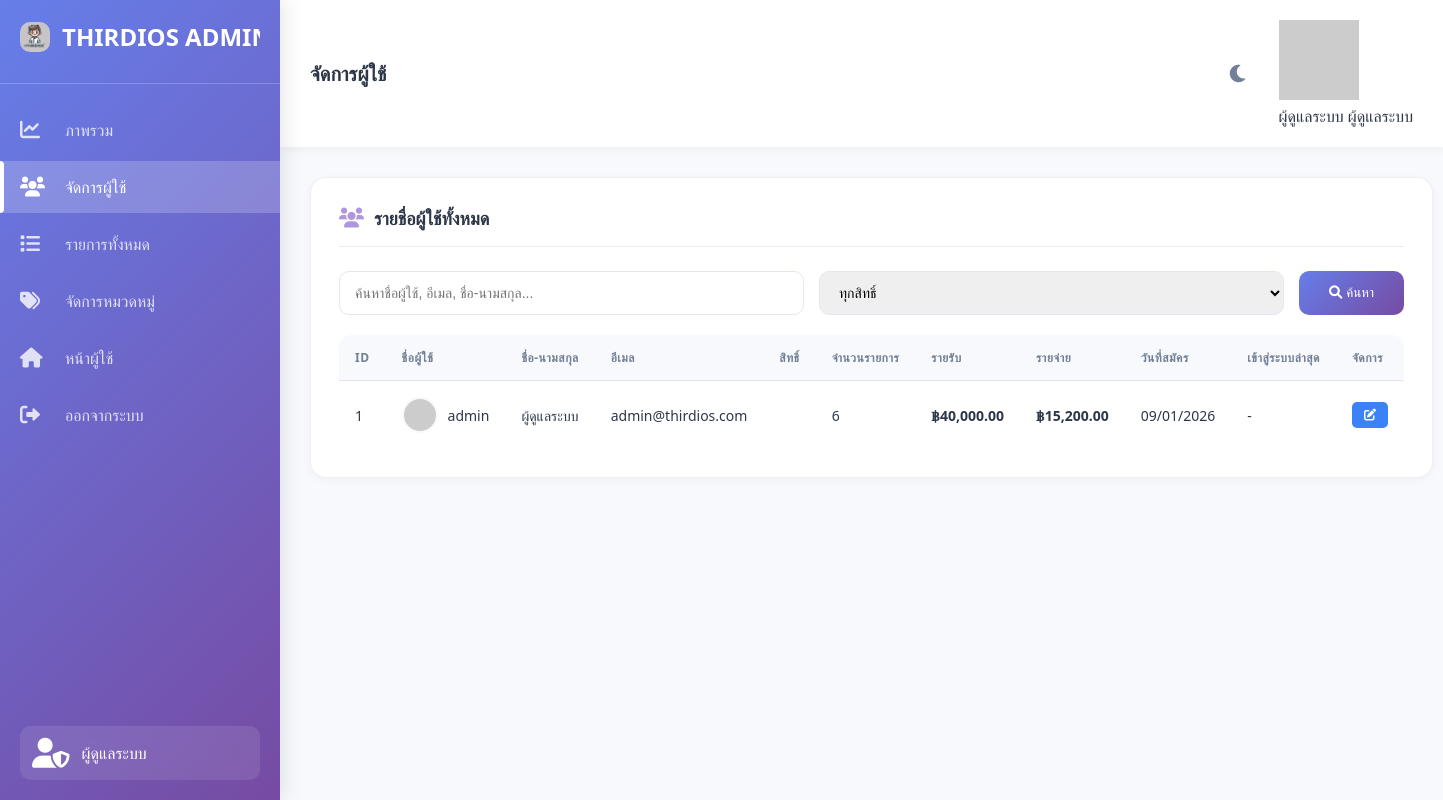
The page /admin/users.php (signed in) on the database its author committed.
### tables this page shows
CREATE TABLE IF NOT EXISTS users (
    user_id INT PRIMARY KEY AUTO_INCREMENT,
    username VARCHAR(50) UNIQUE NOT NULL,
    email VARCHAR(100) UNIQUE NOT NULL,
    password VARCHAR(255) NOT NULL,
    full_name VARCHAR(100) NOT NULL,
    role ENUM('user', 'admin') DEFAULT 'user',
    profile_image VARCHAR(255) DEFAULT NULL,
    created_at TIMESTAMP DEFAULT CURRENT_TIMESTAMP,
    updated_at TIMESTAMP DEFAULT CURRENT_TIMESTAMP ON UPDATE CURRENT_TIMESTAMP,
    last_login TIMESTAMP NULL,
    status ENUM('active', 'inactive') DEFAULT 'active'
);

### includes/functions.php (called while the page is built, shortened)
<?php
require_once 'config.php';
function get_user_info($user_id) {
    global $conn;
    $user_id = (int)$user_id;
    $sql = "SELECT user_id, username, email, full_name, role, profile_image, created_at, last_login
            FROM users WHERE user_id = $user_id";
    $result = $conn->query($sql);
    if ($result && $result->num_rows > 0) {
        return $result->fetch_assoc();
    }
    return null;
}
?>

### admin/users.php (the view, shortened to what this page needs)
<?php
require_once '../includes/config.php';
require_once '../includes/functions.php';
$user_id = $_SESSION['user_id'];
$user_info = get_user_info($user_id);
$search = $_GET['search'] ?? '';
$role_filter = $_GET['role'] ?? 'all';
$sql = "SELECT u.*,
        COUNT(t.transaction_id) as transaction_count,
        COALESCE(SUM(CASE WHEN t.transaction_type = 'income' THEN t.amount ELSE 0 END), 0) as total_income,
        COALESCE(SUM(CASE WHEN t.transaction_type = 'expense' THEN t.amount ELSE 0 END), 0) as total_expense
        FROM users u
        LEFT JOIN transactions t ON u.user_id = t.user_id
        WHERE 1=1";
$sql .= " GROUP BY u.user_id ORDER BY u.created_at DESC";
$users_result = $conn->query($sql);
?>
<!DOCTYPE html>
<html lang="th">
<head>
    <link rel="stylesheet" href="../css/dashboard.css">
    <link rel="stylesheet" href="https://cdnjs.cloudflare.com/ajax/libs/font-awesome/6.0.0/css/all.min.css">
</head>
<body>
    <div class="sidebar" id="sidebar">
        <div class="sidebar-header">
            <div class="logo" id="logoToggle">
                <img src="../images/logo.png" alt="Third Logo">
                <span class="logo-text">THIRDIOS ADMIN</span>
            </div>
        </div>
        <nav class="sidebar-nav">
            <ul>
                <li class="nav-item">
                    <a href="index.php" class="nav-link">
                        <i class="fas fa-chart-line"></i>
                        <span class="nav-text">ภาพรวม</span>
                    </a>
                </li>
                <li class="nav-item active">
                    <a href="users.php" class="nav-link">
                        <i class="fas fa-users"></i>
                        <span class="nav-text">จัดการผู้ใช้</span>
                    </a>
                </li>
                <li class="nav-item">
                    <a href="transactions.php" class="nav-link">
                        <i class="fas fa-list"></i>
                        <span class="nav-text">รายการทั้งหมด</span>
                    </a>
                </li>
                <li class="nav-item">
                    <a href="categories.php" class="nav-link">
                        <i class="fas fa-tags"></i>
                        <span class="nav-text">จัดการหมวดหมู่</span>
                    </a>
                </li>
                <li class="nav-item">
                    <a href="../dashboard.php" class="nav-link">
                        <i class="fas fa-home"></i>
                        <span class="nav-text">หน้าผู้ใช้</span>
                    </a>
                </li>
                <li class="nav-item">
                    <a href="#" onclick="confirmLogout()" class="nav-link">
                        <i class="fas fa-sign-out-alt"></i>
                        <span class="nav-text">ออกจากระบบ</span>
                    </a>
                </li>
            </ul>
        </nav>
        <div class="sidebar-footer">
            <div class="user-profile">
                <i class="fas fa-user-shield"></i>
                <span class="user-name"><?php echo htmlspecialchars($user_info['full_name']); ?></span>
            </div>
        </div>
    </div>
    <div class="main-content">
        <header class="header">
            <div class="header-left">
                <h1>จัดการผู้ใช้</h1>
            </div>
            <div class="header-right">
                <button class="theme-toggle" id="themeToggle">
                    <i class="fas fa-moon"></i>
                </button>
                <div class="user-info">
                    <img src="https://ui-avatars.com/api/?name=<?php echo urlencode($user_info['full_name'] ?? 'Admin'); ?>&background=9d7cd8&color=fff" alt="Avatar" class="avatar">
                    <div class="user-details">
                        <span class="user-name"><?php echo htmlspecialchars($user_info['full_name'] ?? 'Admin'); ?></span>
                        <span class="user-role">ผู้ดูแลระบบ</span>
                    </div>
                </div>
            </div>
        </header>
        <div class="dashboard-container">
            <div class="admin-card">
                <div class="card-header">
                    <h3><i class="fas fa-users"></i> รายชื่อผู้ใช้ทั้งหมด</h3>
                </div>
                <form class="search-bar" method="GET">
                    <input type="text" name="search" placeholder="ค้นหาชื่อผู้ใช้, อีเมล, ชื่อ-นามสกุล..." value="<?php echo htmlspecialchars($search); ?>">
                    <select name="role">
                        <option value="all" <?php echo $role_filter === 'all' ? 'selected' : ''; ?>>ทุกสิทธิ์</option>
                    </select>
                    <button type="submit"><i class="fas fa-search"></i> ค้นหา</button>
                </form>
                <div class="table-responsive">
                    <table class="admin-table">
                        <thead>
                            <tr>
                                <th>ID</th>
                                <th>ชื่อผู้ใช้</th>
                                <th>ชื่อ-นามสกุล</th>
                                <th>อีเมล</th>
                                <th>สิทธิ์</th>
                                <th>จำนวนรายการ</th>
                                <th>รายรับ</th>
                                <th>รายจ่าย</th>
                                <th>วันที่สมัคร</th>
                                <th>เข้าสู่ระบบล่าสุด</th>
                                <th>จัดการ</th>
                            </tr>
                        </thead>
                        <tbody>
                            <?php while ($user = $users_result->fetch_assoc()): ?>
                            <tr>
                                <td><?php echo $user['user_id']; ?></td>
                                <td>
                                    <div class="user-cell">
                                        <img src="https://ui-avatars.com/api/?name=<?php echo urlencode($user['username']); ?>&background=random" alt="Avatar" class="table-avatar">
                                        <span><?php echo htmlspecialchars($user['username']); ?></span>
                                    </div>
                                </td>
                                <td><?php echo htmlspecialchars($user['full_name'] ?? '-'); ?></td>
                                <td><?php echo htmlspecialchars($user['email']); ?></td>
                                <td>
                                </td>
                                <td><?php echo number_format($user['transaction_count']); ?></td>
                                <td class="text-success">฿<?php echo number_format($user['total_income'], 2); ?></td>
                                <td class="text-danger">฿<?php echo number_format($user['total_expense'], 2); ?></td>
                                <td><?php echo date('d/m/Y', strtotime($user['created_at'])); ?></td>
                                <td><?php echo $user['last_login'] ? date('d/m/Y H:i', strtotime($user['last_login'])) : '-'; ?></td>
                                <td>
                                    <div class="actions">
                                        <button class="btn-action btn-edit" onclick="editUser(<?php echo $user['user_id']; ?>)">
                                            <i class="fas fa-edit"></i>
                                        </button>
                                    </div>
                                </td>
                            </tr>
                            <?php endwhile; ?>
                        </tbody>
                    </table>
                </div>
            </div>
        </div>
    </div>
</body>
</html>

### admin/users.php (style rules this page uses)
.search-bar { display: flex; gap: 15px; margin-bottom: 20px; flex-wrap: wrap; }
.search-bar input, .search-bar select { padding: 12px 15px; border: 1px solid #e2e8f0; border-radius: 10px; font-size: 14px; flex: 1; min-width: 200px; }
.search-bar button { padding: 12px 30px; background: linear-gradient(135deg, #667eea, #764ba2); color: white; border: none; border-radius: 10px; cursor: pointer; font-weight: 500; }
.actions { display: flex; gap: 10px; }
.btn-action { padding: 6px 12px; border: none; border-radius: 5px; cursor: pointer; font-size: 12px; transition: all 0.3s ease; }
.btn-edit { background: #3b82f6; color: white; }

### rows shown on the page
users: full_name "ผู้ดูแลระบบ", user_id "1", username "admin", email "admin@thirdios.com", transaction_count "6", total_income "40,000.00", total_expense "15,200.00", created_at "09/01/2026"
